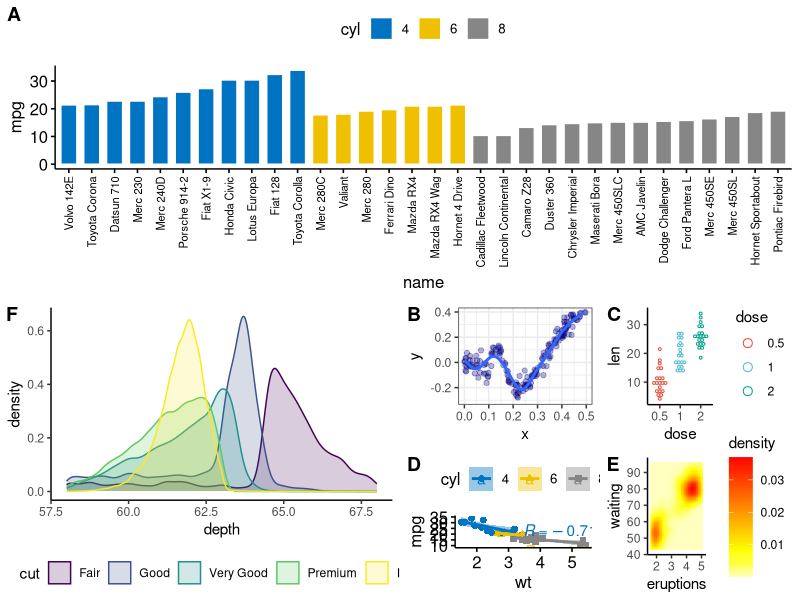
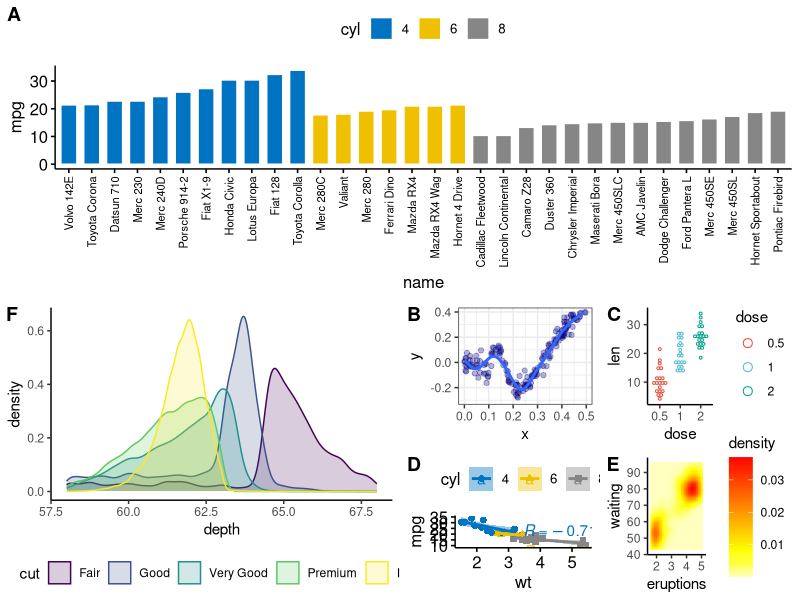

Write R code to recreate these figures, in order.
## ---- chunk 1
library(ggpubr)
## ---- chunk 2

data (mtcars)
mtcars$name = rownames(mtcars)
mtcars$cyl = as.factor(mtcars$cyl)

#*Imag1 (barplot)*
p1 = ggbarplot(mtcars, x = "name", y = "mpg", fill = "cyl", color = "white", palette = "jco", sort.val = "asc", sort.by.groups = TRUE, x.text.angle = 90) + font("x.text", size = 8)

#*Imag2 (scatterplot)*
p2 = ggscatter(mtcars, x = "wt", y = "mpg", add = "reg.line", conf.int = TRUE, color = "cyl", palette = "jco", shape = "cyl") + stat_cor(aes(color = cyl), label.x.npc = "centre", label.y.npc = "top")

#*Imag3 (densityplot)*
p3 = ggplot(diamonds, aes(depth, fill = cut, colour = cut)) + geom_density(alpha = 0.2, na.rm = TRUE) + xlim(58, 68) + theme_classic() + theme(legend.position = "bottom")

#*Imag4 (raster)*
p4 = ggplot(faithfuld, aes(eruptions, waiting)) + geom_raster(aes(fill = density)) + theme_classic() + scale_fill_gradientn(colours = heat.colors(10, rev = TRUE), na.value = "white")

#*Imag5 (dotplot)*
p5 = ggdotplot(ToothGrowth, x = "dose", y = "len", color = "dose", palette = "npg", binwidth = 1) + theme_classic()

set.seed(42)
n = 1000
x = runif(n) * 3
y = x * sin(1/x) + rnorm(n)/25

df = data.frame(x = x, y = y)

#*Imag 6*
p6 = ggplot(df, aes(x, y)) + geom_point(alpha = 0.3, col = "navyblue") + geom_smooth(se = FALSE) + scale_x_continuous(limits = c(0, 0.5)) + scale_y_continuous(limits = c(-0.3, 0.4)) + theme_bw()

multi1 = ggarrange(p1,
                   ggarrange(p3,
                             ggarrange(p6, p5, p2, p4, nrow = 2, ncol = 2, labels = c("B","C","D","E")), ncol = 2, labels = "F"),
                   nrow = 2, labels = "A")




## ---- chunk 3

ggsave(filename = "multi1.pdf", 
       height = 14, 
       width = 14, 
       plot = multi1, 
       device = cairo_pdf, 
       bg = "red",
       dpi = 300)

multi1


